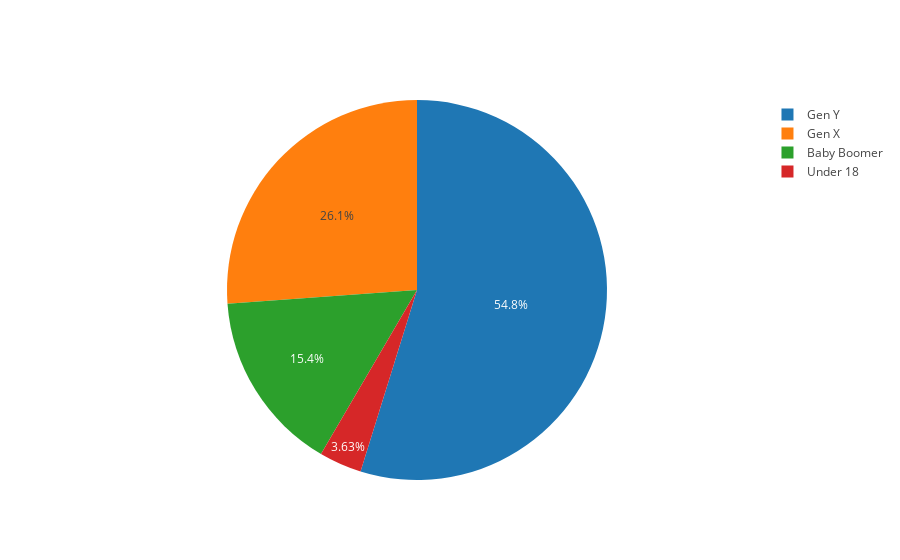

The cell this chart's notebook holds for it:
### Code cell
labels = ["Baby Boomer", "Gen X", "Gen Y", "Under 18"]
values = [472, 800, 1677, 111]
trace = Pie(labels=labels, values=values)
iplot([trace])

### Figure 1 — Plotly figure (JSON) as saved in the notebook; plotly's stock layout.template omitted (floating-point values rounded to 4 significant figures)
{"data": [{"labels": ["Baby Boomer", "Gen X", "Gen Y", "Under 18"], "type": "pie", "values": [472, 800, 1677, 111]}], "layout": {}}
